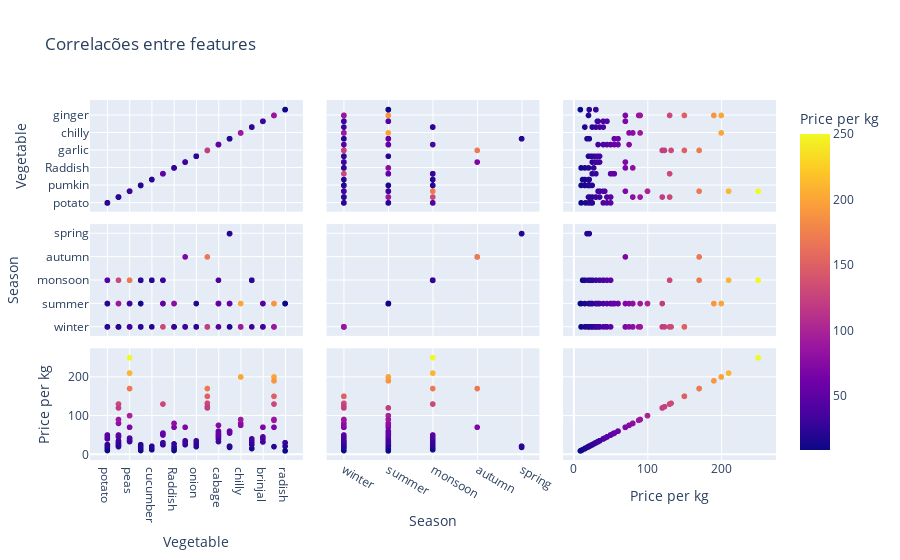

This figure's notebook cell:
### Code cell
fig = px.scatter_matrix(
    data_frame=data,
    dimensions=["Vegetable", "Season", "Price per kg"],
    color="Price per kg",
    title="Correlacões entre features"
)

fig.show()

### Figure 1 — Plotly figure (JSON) as saved in the notebook; plotly's stock layout.template omitted (floating-point values rounded to 4 significant figures)
{"data": [{"dimensions": [{"axis": {"matches": true}, "label": "Vegetable", "values": ["potato", "tomato ", "peas", "pumkin", "cucumber", "pointed grourd ", "Raddish", "Bitter gourd", "onion", "tomato ", "garlic", "cabage", "califlower", "chilly", "okra", "pumkin", "brinjal", "ginger", "potato", "peas", "radish", "tomato ", "cabage", "califlower", "pointed grourd ", "Raddish", "Bitter gourd", "onion", "tomato ", "garlic", "cabage", "califlower", "chilly", "okra", "pumkin", "brinjal", "ginger", "potato", "peas", "ginger", "potato", "tomato ", "peas", "pumkin", "cucumber", "pointed grourd ", "Raddish", "Bitter gourd", "onion", "tomato ", "garlic", "cabage", "califlower", "chilly", "okra", "pumkin", "brinjal", "ginger", "potato", "peas", "radish", "tomato ", "cabage", "califlower", "pointed grourd ", "Raddish", "pumkin", "brinjal", "ginger", "potato", "peas", "ginger", "potato", "tomato ", "peas", "pumkin", "cucumber", "pointed grourd ", "Raddish", "Bitter gourd", "onion", "tomato ", "garlic", "cabage", "califlower", "chilly", "okra", "pumkin", "brinjal", "ginger", "potato", "peas", "radish", "tomato ", "cabage", "califlower", "pointed grourd ", "potato", "peas", "ginger", "potato", "tomato ", "peas", "pumkin", "cucumber", "pointed grourd ", "Raddish", "Bitter gourd", "onion", "tomato ", "garlic", "cabage", "califlower", "chilly", "okra", "pumkin", "brinjal", "ginger", "potato", "peas", "radish"]}, {"axis": {"matches": true}, "label": "Season", "values": ["winter", "winter", "winter", "winter", "winter", "winter", "winter", "winter", "winter", "winter", "winter", "winter", "winter", "winter", "winter", "winter", "winter", "winter", "summer", "summer", "summer", "summer", "summer", "summer", "monsoon", "summer", "autumn", "summer", "monsoon", "autumn", "monsoon", "winter", "summer", "monsoon", "summer", "summer", "summer", "monsoon", "monsoon", "winter", "winter", "winter", "winter", "monsoon", "monsoon", "summer", "winter", "winter", "winter", "winter", "winter", "summer", "spring", "winter", "monsoon", "winter", "winter", "winter", "summer", "summer", "summer", "summer", "summer", "summer", "monsoon", "summer", "summer", "summer", "summer", "monsoon", "monsoon", "winter", "winter", "winter", "winter", "monsoon", "monsoon", "summer", "winter", "winter", "winter", "winter", "winter", "summer", "spring", "winter", "monsoon", "winter", "winter", "winter", "summer", "summer", "summer", "summer", "summer", "summer", "monsoon", "monsoon", "monsoon", "winter", "winter", "winter", "winter", "monsoon", "monsoon", "summer", "winter", "winter", "winter", "winter", "winter", "summer", "spring", "winter", "monsoon", "winter", "winter", "winter", "summer", "summer", "summer"]}, {"axis": {"matches": true}, "label": "Price per kg", "values": [20, 50, 70, 25, 20, 130, 10, 35, 35, 45, 150, 45, 20, 80, 30, 20, 70, 20, 25, 100, 30, 80, 50, 60, 25, 70, 70, 20, 130, 170, 40, 20, 200, 15, 10, 40, 200, 40, 250, 90, 16, 30, 40, 15, 12, 50, 15, 25, 28, 35, 120, 75, 18, 80, 40, 20, 70, 70, 25, 100, 30, 120, 50, 60, 25, 80, 15, 45, 190, 50, 210, 130, 10, 25, 42, 20, 15, 55, 20, 29, 32, 20, 132, 60, 21, 75, 35, 19, 32, 90, 22, 35, 21, 90, 33, 55, 30, 45, 170, 150, 24, 30, 35, 23, 21, 53, 27, 32, 24, 22, 123, 55, 21, 90, 25, 21, 33, 88, 24, 33, 9]}], "hovertemplate": "%{xaxis.title.text}=%{x}<br>%{yaxis.title.text}=%{y}<br>Price per kg=%{marker.color}<extra></extra>", "legendgroup": "", "marker": {"color": [20, 50, 70, 25, 20, 130, 10, 35, 35, 45, 150, 45, 20, 80, 30, 20, 70, 20, 25, 100, 30, 80, 50, 60, 25, 70, 70, 20, 130, 170, 40, 20, 200, 15, 10, 40, 200, 40, 250, 90, 16, 30, 40, 15, 12, 50, 15, 25, 28, 35, 120, 75, 18, 80, 40, 20, 70, 70, 25, 100, 30, 120, 50, 60, 25, 80, 15, 45, 190, 50, 210, 130, 10, 25, 42, 20, 15, 55, 20, 29, 32, 20, 132, 60, 21, 75, 35, 19, 32, 90, 22, 35, 21, 90, 33, 55, 30, 45, 170, 150, 24, 30, 35, 23, 21, 53, 27, 32, 24, 22, 123, 55, 21, 90, 25, 21, 33, 88, 24, 33, 9], "coloraxis": "coloraxis", "symbol": "circle"}, "name": "", "showlegend": false, "type": "splom"}], "layout": {"coloraxis": {"colorbar": {"title": {"text": "Price per kg"}}, "colorscale": [[0, "#0d0887"], [0.1111, "#46039f"], [0.2222, "#7201a8"], [0.3333, "#9c179e"], [0.4444, "#bd3786"], [0.5556, "#d8576b"], [0.6667, "#ed7953"], [0.7778, "#fb9f3a"], [0.8889, "#fdca26"], [1, "#f0f921"]]}, "dragmode": "select", "legend": {"tracegroupgap": 0}, "title": {"text": "Correlacões entre features"}}}
